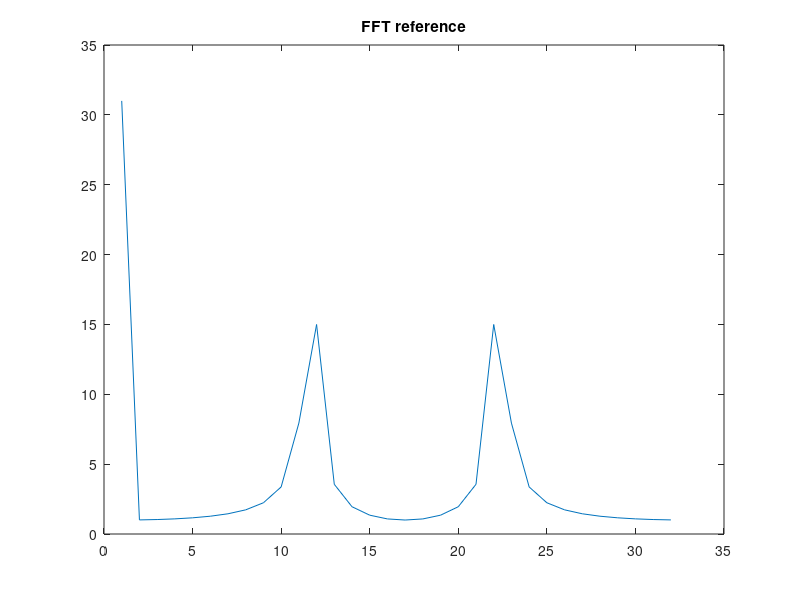
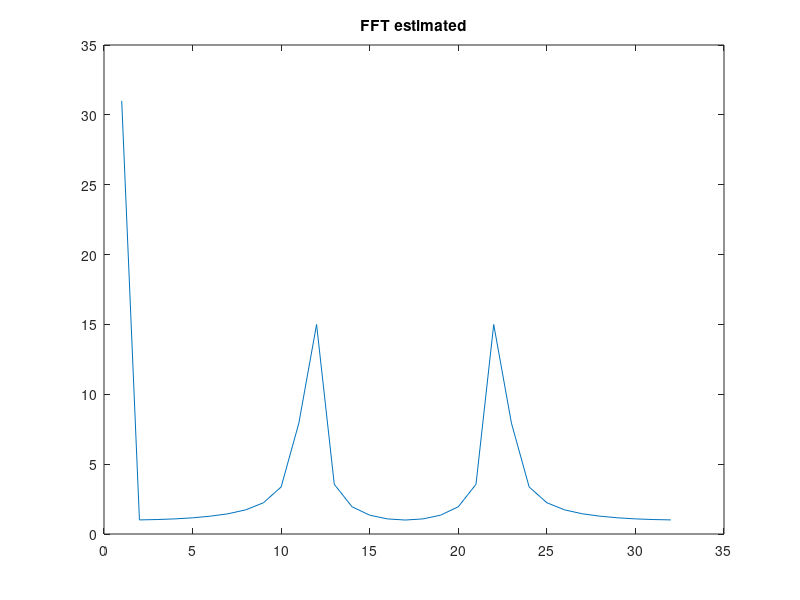

The MATLAB source for these figures, in order:
clc, clear, close all
% x = [1, 0, -1, 1, 0, -1, 1, 0, -1, 1, 0, -1, 1, 0, -1, 1, 0, -1, ...
%    1, 0, -1, 1, 0, -1, 1, 0, -1, 1, 0, -1, 1, 0];

% x = [2, 2, 2, 2, 3, 3, 3, 3, 4, 4, 4, 4, 5, 5, 5, 5, 6, 6, ...
%    6, 6, 7, 7, 7, 7, 8, 8, 8, 8, 9, 9, 9, 9];

 x = [1, 0, 2, 1, 0, 2, 1, 0, 2, 1, 0, 2, 1, 0, 2, 1, 0, 2, ...
     1, 0, 2, 1, 0, 2, 1, 0, 2, 1, 0, 2, 1, 0];
length(x)
ID = fopen('input.txt', 'w');
for i = 1:32
   fprintf(ID, '%.5f\n', x(i));
end
fclose(ID);
% x = linspace(1,32, 32);
X_ref = fft(x, 32);
X_est = zeros(1, 32);
dummy = 1;
a = zeros(1, 32);
b = zeros(1, 32);
c = zeros(1, 32);
d = zeros(1, 32);

% Create the hardware model
twiddle_rom_real = [1,      ...
                    0.981,  ...
                    0.924,  ...
                    0.831,  ...
                    0.707,  ...
                    0.556,  ...
                    0.383,  ...
                    0.195,  ...
                    0,      ...
                    -0.195, ...
                    -0.383, ...
                    -0.556, ...
                    -0.707, ...
                    -0.831, ...
                    -0.924, ...
                    -0.981];

ID = fopen('twiddle_real.txt', 'w');
for i = 1:16
   fprintf(ID, '%.5f\n', twiddle_rom_real(i));
end
fclose(ID);

twiddle_rom_imag = [0,      ...
                    0.195,  ...
                    0.383,  ...
                    0.556,  ...
                    0.707,  ...
                    0.831,  ...
                    0.924,  ...
                    0.981,  ...
                    1.000,  ...
                    0.981,  ...
                    0.924,  ...
                    0.831,  ...
                    0.707,  ...
                    0.556,  ...
                    0.383,  ...
                    0.195];

ID = fopen('twiddle_imag.txt', 'w');
for i = 1:16
   fprintf(ID, '%.5f\n', twiddle_rom_imag(i));
end
fclose(ID);

% Stage 1
a(0 + dummy) = x(0 + dummy) + ((twiddle_rom_real(0 + dummy) - 1j * twiddle_rom_imag(0 + dummy)) * x(16 + dummy));
a(1 + dummy) = x(0 + dummy) - ((twiddle_rom_real(0 + dummy) - 1j * twiddle_rom_imag(0 + dummy)) * x(16 + dummy));

a(2 + dummy) = x(8 + dummy) + ((twiddle_rom_real(0 + dummy) - 1j * twiddle_rom_imag(0 + dummy)) * x(24 + dummy));
a(3 + dummy) = x(8 + dummy) - ((twiddle_rom_real(0 + dummy) - 1j * twiddle_rom_imag(0 + dummy)) * x(24 + dummy));

a(4 + dummy) = x(4 + dummy) + ((twiddle_rom_real(0 + dummy) - 1j * twiddle_rom_imag(0 + dummy)) * x(20 + dummy));
a(5 + dummy) = x(4 + dummy) - ((twiddle_rom_real(0 + dummy) - 1j * twiddle_rom_imag(0 + dummy)) * x(20 + dummy));

a(6 + dummy) = x(12 + dummy) + ((twiddle_rom_real(0 + dummy) - 1j * twiddle_rom_imag(0 + dummy)) * x(28 + dummy));
a(7 + dummy) = x(12 + dummy) - ((twiddle_rom_real(0 + dummy) - 1j * twiddle_rom_imag(0 + dummy)) * x(28 + dummy));

a(8 + dummy) = x(2 + dummy) + ((twiddle_rom_real(0 + dummy) - 1j * twiddle_rom_imag(0 + dummy)) * x(18 + dummy));
a(9 + dummy) = x(2 + dummy) - ((twiddle_rom_real(0 + dummy) - 1j * twiddle_rom_imag(0 + dummy)) * x(18 + dummy));

a(10 + dummy) = x(10 + dummy) + ((twiddle_rom_real(0 + dummy) - 1j * twiddle_rom_imag(0 + dummy)) * x(26 + dummy));
a(11 + dummy) = x(10 + dummy) - ((twiddle_rom_real(0 + dummy) - 1j * twiddle_rom_imag(0 + dummy)) * x(26 + dummy));

a(12 + dummy) = x(6 + dummy) + ((twiddle_rom_real(0 + dummy) - 1j * twiddle_rom_imag(0 + dummy)) * x(22 + dummy));
a(13 + dummy) = x(6 + dummy) - ((twiddle_rom_real(0 + dummy) - 1j * twiddle_rom_imag(0 + dummy)) * x(22 + dummy));

a(14 + dummy) = x(14 + dummy) + ((twiddle_rom_real(0 + dummy) - 1j * twiddle_rom_imag(0 + dummy)) * x(30 + dummy));
a(15 + dummy) = x(14 + dummy) - ((twiddle_rom_real(0 + dummy) - 1j * twiddle_rom_imag(0 + dummy)) * x(30 + dummy));

a(16 + dummy) = x(1 + dummy) + ((twiddle_rom_real(0 + dummy) - 1j * twiddle_rom_imag(0 + dummy)) * x(17 + dummy));
a(17 + dummy) = x(1 + dummy) - ((twiddle_rom_real(0 + dummy) - 1j * twiddle_rom_imag(0 + dummy)) * x(17 + dummy));

a(18 + dummy) = x(9 + dummy) + ((twiddle_rom_real(0 + dummy) - 1j * twiddle_rom_imag(0 + dummy)) * x(25 + dummy));
a(19 + dummy) = x(9 + dummy) - ((twiddle_rom_real(0 + dummy) - 1j * twiddle_rom_imag(0 + dummy)) * x(25 + dummy));

a(20 + dummy) = x(5 + dummy) + ((twiddle_rom_real(0 + dummy) - 1j * twiddle_rom_imag(0 + dummy)) * x(21 + dummy));
a(21 + dummy) = x(5 + dummy) - ((twiddle_rom_real(0 + dummy) - 1j * twiddle_rom_imag(0 + dummy)) * x(21 + dummy));

a(22 + dummy) = x(13 + dummy) + ((twiddle_rom_real(0 + dummy) - 1j * twiddle_rom_imag(0 + dummy)) * x(29 + dummy));
a(23 + dummy) = x(13 + dummy) - ((twiddle_rom_real(0 + dummy) - 1j * twiddle_rom_imag(0 + dummy)) * x(29 + dummy));

a(24 + dummy) = x(3 + dummy) + ((twiddle_rom_real(0 + dummy) - 1j * twiddle_rom_imag(0 + dummy)) * x(19 + dummy));
a(25 + dummy) = x(3 + dummy) - ((twiddle_rom_real(0 + dummy) - 1j * twiddle_rom_imag(0 + dummy)) * x(19 + dummy));

a(26 + dummy) = x(11 + dummy) + ((twiddle_rom_real(0 + dummy) - 1j * twiddle_rom_imag(0 + dummy)) * x(27 + dummy));
a(27 + dummy) = x(11 + dummy) - ((twiddle_rom_real(0 + dummy) - 1j * twiddle_rom_imag(0 + dummy)) * x(27 + dummy));

a(28 + dummy) = x(7 + dummy) + ((twiddle_rom_real(0 + dummy) - 1j * twiddle_rom_imag(0 + dummy)) * x(23 + dummy));
a(29 + dummy) = x(7 + dummy) - ((twiddle_rom_real(0 + dummy) - 1j * twiddle_rom_imag(0 + dummy)) * x(23 + dummy));

a(30 + dummy) = x(15 + dummy) + ((twiddle_rom_real(0 + dummy) - 1j * twiddle_rom_imag(0 + dummy)) * x(31 + dummy));
a(31 + dummy) = x(15 + dummy) - ((twiddle_rom_real(0 + dummy) - 1j * twiddle_rom_imag(0 + dummy)) * x(31 + dummy));

% Stage 2
b(0 + dummy) = a(0 + dummy) + ((twiddle_rom_real(0 + dummy) - 1j * twiddle_rom_imag(0 + dummy)) * a(2 + dummy));
b(2 + dummy) = a(0 + dummy) - ((twiddle_rom_real(0 + dummy) - 1j * twiddle_rom_imag(0 + dummy)) * a(2 + dummy));
b(1 + dummy) = a(1 + dummy) + ((twiddle_rom_real(8 + dummy) - 1j * twiddle_rom_imag(8 + dummy)) * a(3 + dummy));
b(3 + dummy) = a(1 + dummy) - ((twiddle_rom_real(8 + dummy) - 1j * twiddle_rom_imag(8 + dummy)) * a(3 + dummy));

b(4 + dummy) = a(4 + dummy) + ((twiddle_rom_real(0 + dummy) - 1j * twiddle_rom_imag(0 + dummy)) * a(6 + dummy));
b(6 + dummy) = a(4 + dummy) - ((twiddle_rom_real(0 + dummy) - 1j * twiddle_rom_imag(0 + dummy)) * a(6 + dummy));
b(5 + dummy) = a(5 + dummy) + ((twiddle_rom_real(8 + dummy) - 1j * twiddle_rom_imag(8 + dummy)) * a(7 + dummy));
b(7 + dummy) = a(5 + dummy) - ((twiddle_rom_real(8 + dummy) - 1j * twiddle_rom_imag(8 + dummy)) * a(7 + dummy));

b(8 + dummy)  = a(8 + dummy)    + ((twiddle_rom_real(0 + dummy) - 1j * twiddle_rom_imag(0 + dummy)) * a(10 + dummy));
b(10 + dummy) = a(8 + dummy)    - ((twiddle_rom_real(0 + dummy) - 1j * twiddle_rom_imag(0 + dummy)) * a(10 + dummy));
b(9 + dummy)  = a(9 + dummy)    + ((twiddle_rom_real(8 + dummy) - 1j * twiddle_rom_imag(8 + dummy)) * a(11 + dummy));
b(11 + dummy) = a(9 + dummy)    - ((twiddle_rom_real(8 + dummy) - 1j * twiddle_rom_imag(8 + dummy)) * a(11 + dummy));

b(12 + dummy) = a(12 + dummy) + ((twiddle_rom_real(0 + dummy) - 1j * twiddle_rom_imag(0 + dummy)) * a(14 + dummy));
b(14 + dummy) = a(12 + dummy) - ((twiddle_rom_real(0 + dummy) - 1j * twiddle_rom_imag(0 + dummy)) * a(14 + dummy));
b(13 + dummy) = a(13 + dummy) + ((twiddle_rom_real(8 + dummy) - 1j * twiddle_rom_imag(8 + dummy)) * a(15 + dummy));
b(15 + dummy) = a(13 + dummy) - ((twiddle_rom_real(8 + dummy) - 1j * twiddle_rom_imag(8 + dummy)) * a(15 + dummy));

b(16 + dummy) = a(16 + dummy) + ((twiddle_rom_real(0 + dummy) - 1j * twiddle_rom_imag(0 + dummy)) * a(18 + dummy));
b(18 + dummy) = a(16 + dummy) - ((twiddle_rom_real(0 + dummy) - 1j * twiddle_rom_imag(0 + dummy)) * a(18 + dummy));
b(17 + dummy) = a(17 + dummy) + ((twiddle_rom_real(8 + dummy) - 1j * twiddle_rom_imag(8 + dummy)) * a(19 + dummy));
b(19 + dummy) = a(17 + dummy) - ((twiddle_rom_real(8 + dummy) - 1j * twiddle_rom_imag(8 + dummy)) * a(19 + dummy));

b(20 + dummy) = a(20 + dummy) + ((twiddle_rom_real(0 + dummy) - 1j * twiddle_rom_imag(0 + dummy)) * a(22 + dummy));
b(22 + dummy) = a(20 + dummy) - ((twiddle_rom_real(0 + dummy) - 1j * twiddle_rom_imag(0 + dummy)) * a(22 + dummy));
b(21 + dummy) = a(21 + dummy) + ((twiddle_rom_real(8 + dummy) - 1j * twiddle_rom_imag(8 + dummy)) * a(23 + dummy));
b(23 + dummy) = a(21 + dummy) - ((twiddle_rom_real(8 + dummy) - 1j * twiddle_rom_imag(8 + dummy)) * a(23 + dummy));

b(24 + dummy) = a(24 + dummy) + ((twiddle_rom_real(0 + dummy) - 1j * twiddle_rom_imag(0 + dummy)) * a(26 + dummy));
b(26 + dummy) = a(24 + dummy) - ((twiddle_rom_real(0 + dummy) - 1j * twiddle_rom_imag(0 + dummy)) * a(26 + dummy));
b(25 + dummy) = a(25 + dummy) + ((twiddle_rom_real(8 + dummy) - 1j * twiddle_rom_imag(8 + dummy)) * a(27 + dummy));
b(27 + dummy) = a(25 + dummy) - ((twiddle_rom_real(8 + dummy) - 1j * twiddle_rom_imag(8 + dummy)) * a(27 + dummy));

b(28 + dummy) = a(28 + dummy) + ((twiddle_rom_real(0 + dummy) - 1j * twiddle_rom_imag(0 + dummy)) * a(30 + dummy));
b(30 + dummy) = a(28 + dummy) - ((twiddle_rom_real(0 + dummy) - 1j * twiddle_rom_imag(0 + dummy)) * a(30 + dummy));
b(29 + dummy) = a(29 + dummy) + ((twiddle_rom_real(8 + dummy) - 1j * twiddle_rom_imag(8 + dummy)) * a(31 + dummy));
b(31 + dummy) = a(29 + dummy) - ((twiddle_rom_real(8 + dummy) - 1j * twiddle_rom_imag(8 + dummy)) * a(31 + dummy));

% Stage 3
c(0 + dummy) = b(0 + dummy) + ((    twiddle_rom_real(0 + dummy) - 1j * twiddle_rom_imag(0 + dummy)) * b(4 + dummy));
c(4 + dummy) = b(0 + dummy) - ((    twiddle_rom_real(0 + dummy) - 1j * twiddle_rom_imag(0 + dummy)) * b(4 + dummy));
c(1 + dummy) = b(1 + dummy) + ((    twiddle_rom_real(4 + dummy) - 1j * twiddle_rom_imag(4 + dummy)) * b(5 + dummy));
c(5 + dummy) = b(1 + dummy) - ((    twiddle_rom_real(4 + dummy) - 1j * twiddle_rom_imag(4 + dummy)) * b(5 + dummy));
c(2 + dummy) = b(2 + dummy) + ((    twiddle_rom_real(8 + dummy) - 1j * twiddle_rom_imag(8 + dummy)) * b(6 + dummy));
c(6 + dummy) = b(2 + dummy) - ((    twiddle_rom_real(8 + dummy) - 1j * twiddle_rom_imag(8 + dummy)) * b(6 + dummy));
c(3 + dummy) = b(3 + dummy) + ((    twiddle_rom_real(12 + dummy) - 1j * twiddle_rom_imag(12 + dummy)) * b(7 + dummy));
c(7 + dummy) = b(3 + dummy) - ((    twiddle_rom_real(12 + dummy) - 1j * twiddle_rom_imag(12 + dummy)) * b(7 + dummy));

c(8 + dummy)  = b(8 + dummy)     + ((    twiddle_rom_real(0 + dummy) - 1j * twiddle_rom_imag(0 + dummy)) * b(12 + dummy));
c(12 + dummy) = b(8 + dummy)    - ((    twiddle_rom_real(0 + dummy) - 1j * twiddle_rom_imag(0 + dummy)) * b(12 + dummy));
c(9 + dummy)  = b(9 + dummy)     + ((    twiddle_rom_real(4 + dummy) - 1j * twiddle_rom_imag(4 + dummy)) * b(13 + dummy));
c(13 + dummy) = b(9 + dummy)    - ((    twiddle_rom_real(4 + dummy) - 1j * twiddle_rom_imag(4 + dummy)) * b(13 + dummy));
c(10 + dummy) = b(10 + dummy)   + ((    twiddle_rom_real(8 + dummy) - 1j * twiddle_rom_imag(8 + dummy)) * b(14 + dummy));
c(14 + dummy) = b(10 + dummy)   - ((    twiddle_rom_real(8 + dummy) - 1j * twiddle_rom_imag(8 + dummy)) * b(14 + dummy));
c(11 + dummy) = b(11 + dummy)   + ((    twiddle_rom_real(12 + dummy) - 1j * twiddle_rom_imag(12 + dummy)) * b(15 + dummy));
c(15 + dummy) = b(11 + dummy)   - ((    twiddle_rom_real(12 + dummy) - 1j * twiddle_rom_imag(12 + dummy)) * b(15 + dummy));

c(16 + dummy) = b(16 + dummy) + ((  twiddle_rom_real(0 + dummy) - 1j * twiddle_rom_imag(0 + dummy)) * b(20 + dummy));
c(20 + dummy) = b(16 + dummy) - ((  twiddle_rom_real(0 + dummy) - 1j * twiddle_rom_imag(0 + dummy)) * b(20 + dummy));
c(17 + dummy) = b(17 + dummy) + ((  twiddle_rom_real(4 + dummy) - 1j * twiddle_rom_imag(4 + dummy)) * b(21 + dummy));
c(21 + dummy) = b(17 + dummy) - ((  twiddle_rom_real(4 + dummy) - 1j * twiddle_rom_imag(4 + dummy)) * b(21 + dummy));
c(18 + dummy) = b(18 + dummy) + ((  twiddle_rom_real(8 + dummy) - 1j * twiddle_rom_imag(8 + dummy)) * b(22 + dummy));
c(22 + dummy) = b(18 + dummy) - ((  twiddle_rom_real(8 + dummy) - 1j * twiddle_rom_imag(8 + dummy)) * b(22 + dummy));
c(19 + dummy) = b(19 + dummy) + ((  twiddle_rom_real(12 + dummy) - 1j * twiddle_rom_imag(12 + dummy)) * b(23 + dummy));
c(23 + dummy) = b(19 + dummy) - ((  twiddle_rom_real(12 + dummy) - 1j * twiddle_rom_imag(12 + dummy)) * b(23 + dummy));

c(24 + dummy) = b(24 + dummy) + ((  twiddle_rom_real(0 + dummy) - 1j * twiddle_rom_imag(0 + dummy)) * b(28 + dummy));
c(28 + dummy) = b(24 + dummy) - ((  twiddle_rom_real(0 + dummy) - 1j * twiddle_rom_imag(0 + dummy)) * b(28 + dummy));
c(25 + dummy) = b(25 + dummy) + ((  twiddle_rom_real(4 + dummy) - 1j * twiddle_rom_imag(4 + dummy)) * b(29 + dummy));
c(29 + dummy) = b(25 + dummy) - ((  twiddle_rom_real(4 + dummy) - 1j * twiddle_rom_imag(4 + dummy)) * b(29 + dummy));
c(26 + dummy) = b(26 + dummy) + ((  twiddle_rom_real(8 + dummy) - 1j * twiddle_rom_imag(8 + dummy)) * b(30 + dummy));
c(30 + dummy) = b(26 + dummy) - ((  twiddle_rom_real(8 + dummy) - 1j * twiddle_rom_imag(8 + dummy)) * b(30 + dummy));
c(27 + dummy) = b(27 + dummy) + ((  twiddle_rom_real(12 + dummy) - 1j * twiddle_rom_imag(12 + dummy)) * b(31 + dummy));
c(31 + dummy) = b(27 + dummy) - ((  twiddle_rom_real(12 + dummy) - 1j * twiddle_rom_imag(12 + dummy)) * b(31 + dummy));


% Stage 4
d(0 + dummy) = c(0 + dummy) + ((    twiddle_rom_real(0 + dummy) - 1j * twiddle_rom_imag(0 + dummy)) * c(8 + dummy));
d(8 + dummy) = c(0 + dummy) - ((    twiddle_rom_real(0 + dummy) - 1j * twiddle_rom_imag(0 + dummy)) * c(8 + dummy));
d(1 + dummy) = c(1 + dummy) + ((    twiddle_rom_real(2 + dummy) - 1j * twiddle_rom_imag(2 + dummy)) * c(9 + dummy));
d(9 + dummy) = c(1 + dummy) - ((    twiddle_rom_real(2 + dummy) - 1j * twiddle_rom_imag(2 + dummy)) * c(9 + dummy));
d(2 + dummy) = c(2 + dummy) + ((    twiddle_rom_real(4 + dummy) - 1j * twiddle_rom_imag(4 + dummy)) * c(10 + dummy));
d(10 + dummy) = c(2 + dummy) - ((   twiddle_rom_real(4 + dummy) - 1j * twiddle_rom_imag(4 + dummy)) * c(10 + dummy));
d(3 + dummy) = c(3 + dummy) + ((    twiddle_rom_real(6 + dummy) - 1j * twiddle_rom_imag(6 + dummy)) * c(11 + dummy));
d(11 + dummy) = c(3 + dummy) - ((   twiddle_rom_real(6 + dummy) - 1j * twiddle_rom_imag(6 + dummy)) * c(11 + dummy));
d(4 + dummy) = c(4 + dummy) + ((    twiddle_rom_real(8 + dummy) - 1j * twiddle_rom_imag(8 + dummy)) * c(12 + dummy));
d(12 + dummy) = c(4 + dummy) - ((   twiddle_rom_real(8 + dummy) - 1j * twiddle_rom_imag(8 + dummy)) * c(12 + dummy));
d(5 + dummy) = c(5 + dummy) + ((    twiddle_rom_real(10 + dummy) - 1j * twiddle_rom_imag(10 + dummy)) * c(13 + dummy));
d(13 + dummy) = c(5 + dummy) - ((   twiddle_rom_real(10 + dummy) - 1j * twiddle_rom_imag(10 + dummy)) * c(13 + dummy));
d(6 + dummy) = c(6 + dummy) + ((    twiddle_rom_real(12 + dummy) - 1j * twiddle_rom_imag(12 + dummy)) * c(14 + dummy));
d(14 + dummy) = c(6 + dummy) - ((   twiddle_rom_real(12 + dummy) - 1j * twiddle_rom_imag(12 + dummy)) * c(14 + dummy));
d(7 + dummy) = c(7 + dummy) + ((    twiddle_rom_real(14 + dummy) - 1j * twiddle_rom_imag(14 + dummy)) * c(15 + dummy));
d(15 + dummy) = c(7 + dummy) - ((   twiddle_rom_real(14 + dummy) - 1j * twiddle_rom_imag(14 + dummy)) * c(15 + dummy));

d(16 + dummy) = c(16 + dummy) + ((  twiddle_rom_real(0 + dummy) - 1j * twiddle_rom_imag(0 + dummy)) * c(24 + dummy));
d(24 + dummy) = c(16 + dummy) - ((  twiddle_rom_real(0 + dummy) - 1j * twiddle_rom_imag(0 + dummy)) * c(24 + dummy));
d(17 + dummy) = c(17 + dummy) + ((  twiddle_rom_real(2 + dummy) - 1j * twiddle_rom_imag(2 + dummy)) * c(25 + dummy));
d(25 + dummy) = c(17 + dummy) - ((  twiddle_rom_real(2 + dummy) - 1j * twiddle_rom_imag(2 + dummy)) * c(25 + dummy));
d(18 + dummy) = c(18 + dummy) + ((  twiddle_rom_real(4 + dummy) - 1j * twiddle_rom_imag(4 + dummy)) * c(26 + dummy));
d(26 + dummy) = c(18 + dummy) - ((  twiddle_rom_real(4 + dummy) - 1j * twiddle_rom_imag(4 + dummy)) * c(26 + dummy));
d(19 + dummy) = c(19 + dummy) + ((  twiddle_rom_real(6 + dummy) - 1j * twiddle_rom_imag(6 + dummy)) * c(27 + dummy));
d(27 + dummy) = c(19 + dummy) - ((  twiddle_rom_real(6 + dummy) - 1j * twiddle_rom_imag(6 + dummy)) * c(27 + dummy));
d(20 + dummy) = c(20 + dummy) + ((  twiddle_rom_real(8 + dummy) - 1j * twiddle_rom_imag(8 + dummy)) * c(28 + dummy));
d(28 + dummy) = c(20 + dummy) - ((  twiddle_rom_real(8 + dummy) - 1j * twiddle_rom_imag(8 + dummy)) * c(28 + dummy));
d(21 + dummy) = c(21 + dummy) + ((  twiddle_rom_real(10 + dummy) - 1j * twiddle_rom_imag(10 + dummy)) * c(29 + dummy));
d(29 + dummy) = c(21 + dummy) - ((  twiddle_rom_real(10 + dummy) - 1j * twiddle_rom_imag(10 + dummy)) * c(29 + dummy));
d(22 + dummy) = c(22 + dummy) + ((  twiddle_rom_real(12 + dummy) - 1j * twiddle_rom_imag(12 + dummy)) * c(30 + dummy));
d(30 + dummy) = c(22 + dummy) - ((  twiddle_rom_real(12 + dummy) - 1j * twiddle_rom_imag(12 + dummy)) * c(30 + dummy));
d(23 + dummy) = c(23 + dummy) + ((  twiddle_rom_real(14 + dummy) - 1j * twiddle_rom_imag(14 + dummy)) * c(31 + dummy));
d(31 + dummy) = c(23 + dummy) - ((  twiddle_rom_real(14 + dummy) - 1j * twiddle_rom_imag(14 + dummy)) * c(31 + dummy));

% Stage 5
X_est(0 + dummy)    = d(0 + dummy) + (( twiddle_rom_real(0 + dummy) - 1j * twiddle_rom_imag(0 + dummy)) * d(16 + dummy));
X_est(16 + dummy)   = d(0 + dummy) - (( twiddle_rom_real(0 + dummy) - 1j * twiddle_rom_imag(0 + dummy)) * d(16 + dummy));

X_est(1 + dummy)    = d(1 + dummy) + (( twiddle_rom_real(1 + dummy) - 1j * twiddle_rom_imag(1 + dummy)) * d(17 + dummy));
X_est(17 + dummy)   = d(1 + dummy) - (( twiddle_rom_real(1 + dummy) - 1j * twiddle_rom_imag(1 + dummy)) * d(17 + dummy));

X_est(2 + dummy)    = d(2 + dummy) + (( twiddle_rom_real(2 + dummy) - 1j * twiddle_rom_imag(2 + dummy)) * d(18 + dummy));
X_est(18 + dummy)   = d(2 + dummy) - (( twiddle_rom_real(2 + dummy) - 1j * twiddle_rom_imag(2 + dummy)) * d(18 + dummy));

X_est(3 + dummy)    = d(3 + dummy) + (( twiddle_rom_real(3 + dummy) - 1j * twiddle_rom_imag(3 + dummy)) * d(19 + dummy));
X_est(19 + dummy)   = d(3 + dummy) - (( twiddle_rom_real(3 + dummy) - 1j * twiddle_rom_imag(3 + dummy)) * d(19 + dummy));

X_est(4 + dummy)    = d(4 + dummy) + (( twiddle_rom_real(4 + dummy) - 1j * twiddle_rom_imag(4 + dummy)) * d(20 + dummy));
X_est(20 + dummy)   = d(4 + dummy) - (( twiddle_rom_real(4 + dummy) - 1j * twiddle_rom_imag(4 + dummy)) * d(20 + dummy));

X_est(5 + dummy)    = d(5 + dummy) + (( twiddle_rom_real(5 + dummy) - 1j * twiddle_rom_imag(5 + dummy)) * d(21 + dummy));
X_est(21 + dummy)   = d(5 + dummy) - (( twiddle_rom_real(5 + dummy) - 1j * twiddle_rom_imag(5 + dummy)) * d(21 + dummy));

X_est(6 + dummy)    = d(6 + dummy) + (( twiddle_rom_real(6 + dummy) - 1j * twiddle_rom_imag(6 + dummy)) * d(22 + dummy));
X_est(22 + dummy)   = d(6 + dummy) - (( twiddle_rom_real(6 + dummy) - 1j * twiddle_rom_imag(6 + dummy)) * d(22 + dummy));

X_est(7 + dummy)    = d(7 + dummy) + (( twiddle_rom_real(7 + dummy) - 1j * twiddle_rom_imag(7 + dummy)) * d(23 + dummy));
X_est(23 + dummy)   = d(7 + dummy) - (( twiddle_rom_real(7 + dummy) - 1j * twiddle_rom_imag(7 + dummy)) * d(23 + dummy));

X_est(8 + dummy)    = d(8 + dummy) + (( twiddle_rom_real(8 + dummy) - 1j * twiddle_rom_imag(8 + dummy)) * d(24 + dummy));
X_est(24 + dummy)   = d(8 + dummy) - (( twiddle_rom_real(8 + dummy) - 1j * twiddle_rom_imag(8 + dummy)) * d(24 + dummy));

X_est(9 + dummy)    = d(9 + dummy) + (( twiddle_rom_real(9 + dummy) - 1j * twiddle_rom_imag(9 + dummy)) * d(25 + dummy));
X_est(25 + dummy)   = d(9 + dummy) - (( twiddle_rom_real(9 + dummy) - 1j * twiddle_rom_imag(9 + dummy)) * d(25 + dummy));

X_est(10 + dummy)   = d(10 + dummy) + (( twiddle_rom_real(10 + dummy) - 1j * twiddle_rom_imag(10 + dummy)) * d(26 + dummy));
X_est(26 + dummy)   = d(10 + dummy) - (( twiddle_rom_real(10 + dummy) - 1j * twiddle_rom_imag(10 + dummy)) * d(26 + dummy));

X_est(11 + dummy)   = d(11 + dummy) + (( twiddle_rom_real(11 + dummy) - 1j * twiddle_rom_imag(11 + dummy)) * d(27 + dummy));
X_est(27 + dummy)   = d(11 + dummy) - (( twiddle_rom_real(11 + dummy) - 1j * twiddle_rom_imag(11 + dummy)) * d(27 + dummy));

X_est(12 + dummy)   = d(12 + dummy) + (( twiddle_rom_real(12 + dummy) - 1j * twiddle_rom_imag(12 + dummy)) * d(28 + dummy));
X_est(28 + dummy)   = d(12 + dummy) - (( twiddle_rom_real(12 + dummy) - 1j * twiddle_rom_imag(12 + dummy)) * d(28 + dummy));

X_est(13 + dummy)   = d(13 + dummy) + (( twiddle_rom_real(13 + dummy) - 1j * twiddle_rom_imag(13 + dummy)) * d(29 + dummy));
X_est(29 + dummy)   = d(13 + dummy) - (( twiddle_rom_real(13 + dummy) - 1j * twiddle_rom_imag(13 + dummy)) * d(29 + dummy));

X_est(14 + dummy)   = d(14 + dummy) + (( twiddle_rom_real(14 + dummy) - 1j * twiddle_rom_imag(14 + dummy)) * d(30 + dummy));
X_est(30 + dummy)   = d(14 + dummy) - (( twiddle_rom_real(14 + dummy) - 1j * twiddle_rom_imag(14 + dummy)) * d(30 + dummy));

X_est(15 + dummy)   = d(15 + dummy) + (( twiddle_rom_real(15 + dummy) - 1j * twiddle_rom_imag(15 + dummy)) * d(31 + dummy));
X_est(31 + dummy)   = d(15 + dummy) - (( twiddle_rom_real(15 + dummy) - 1j * twiddle_rom_imag(15 + dummy)) * d(31 + dummy));

plot(abs(X_ref))
title('FFT reference')
figure
plot(abs(X_est))
title('FFT estimated')

ID = fopen('output_real.txt', 'w');
for i = 1:32
   fprintf(ID, '%.5f\n', real(X_est(i)));
end
fclose(ID);

ID = fopen('output_imag.txt', 'w');
for i = 1:32
   fprintf(ID, '%.5f\n', imag(X_est(i)));
end
fclose(ID);
